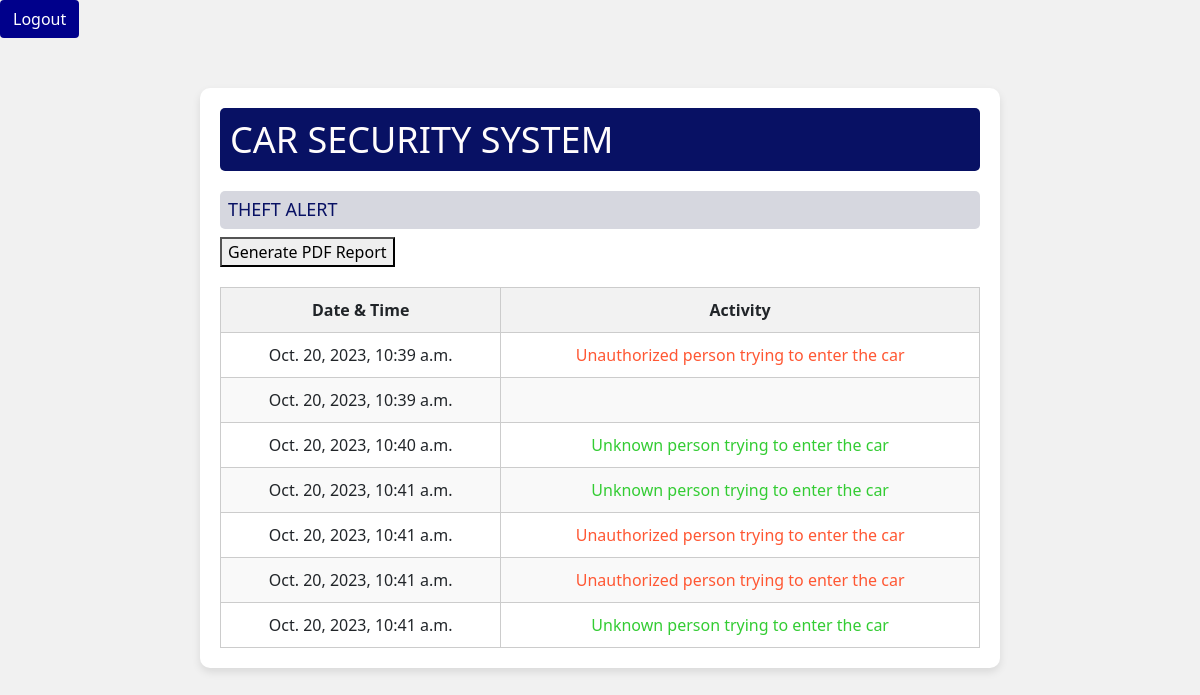
The app's page / (signed in) with its own data.
### sensorapp/models.py (models this page shows, shortened)
class SensorData(models.Model):
    datetime = models.DateTimeField(default=timezone.now)
    activity = models.CharField(max_length=100)
    status = models.IntegerField(default=0)

### sensorapp/views.py (the view)
# urls.py: path('', sensor_html_view, name='sensor_view'),
@login_required
def sensor_html_view(request):
    sensor_data = SensorData.objects.all()
    return render(request, 'sensorapp/index.html', {'sensor_data': sensor_data})

### sensorapp/templates/sensorapp/index.html (shortened to what this page needs)
<!DOCTYPE html>
<html lang="en">
<head>
    <link href="https://cdn.jsdelivr.net/npm/bootstrap@5.0.0-beta3/dist/css/bootstrap.min.css" rel="stylesheet"
>
    <link rel="stylesheet" href="https://cdn.jsdelivr.net/npm/bootstrap@4.0.0/dist/css/bootstrap.min.css"
>
</head>
<body>
    <a href="{% url 'logout' %}" class="btn" style="color: white; background-color: darkblue;" type="submit"
    id="header-links" > Logout </a>
    <div class="container">
        <h1>CAR SECURITY SYSTEM</h1>
        <h2 style="font-size: 18px;">THEFT ALERT</h2>
        <form action="{% url 'generate_sensor_data_report' %}" method="post">
            <button type="submit">Generate PDF Report</button>
        </form>
        <table>
            <thead>
                <tr>
                    <th>Date & Time</th>
                    <th>Activity</th>
                </tr>
            </thead>
            <tbody>
                {% for data in sensor_data %}
                    <tr>
                        <td>{{ data.datetime }}</td>
                        <td style="color: {% if data.activity == 'Unauthorized person trying to enter the car' %}#ff5733{% else %}#33cc33{% endif %};">{{ data.activity }}</td>
                    </tr>
                {% endfor %}
            </tbody>
        </table>
    </div>
</body>
</html>

### sensorapp/templates/sensorapp/index.html (style rules this page uses)
body { font-family: 'Segoe UI', Tahoma, Geneva, Verdana, sans-serif; background-color: #f1f1f1; margin: 0; }
.container { max-width: 800px; margin: 50px auto; background-color: #ffffff; padding: 20px; border-radius: 10px; box-shadow: 0 4px 8px rgba(0, 0, 0, 0.1); }
h1 { font-size: 36px; margin-bottom: 10px; color: #fffcfc; background-color: rgb(8, 17, 100); padding: 10px; border-radius: 5px; }
h2 { font-size: 24px; color: rgb(8, 17, 100); background-color: rgb(214, 215, 223); padding: 8px; border-radius: 5px; margin-top: 20px; }
table { width: 100%; border-collapse: collapse; margin-top: 20px; }
table, th, td { border: 1px solid #cccccc; }
th, td { padding: 10px; text-align: center; }
th { background-color: #f2f2f2; }
tr:nth-child(even) { background-color: #f9f9f9; }

### records on screen
SensorData: datetime "Oct. 20, 2023, 10:39 a.m.", activity "Unauthorized person trying to enter the car"
SensorData: datetime "Oct. 20, 2023, 10:39 a.m."
SensorData: datetime "Oct. 20, 2023, 10:40 a.m.", activity "Unknown person trying to enter the car"
SensorData: datetime "Oct. 20, 2023, 10:41 a.m.", activity "Unknown person trying to enter the car"
SensorData: datetime "Oct. 20, 2023, 10:41 a.m.", activity "Unauthorized person trying to enter the car"
SensorData: datetime "Oct. 20, 2023, 10:41 a.m.", activity "Unauthorized person trying to enter the car"
SensorData: datetime "Oct. 20, 2023, 10:41 a.m.", activity "Unknown person trying to enter the car"
